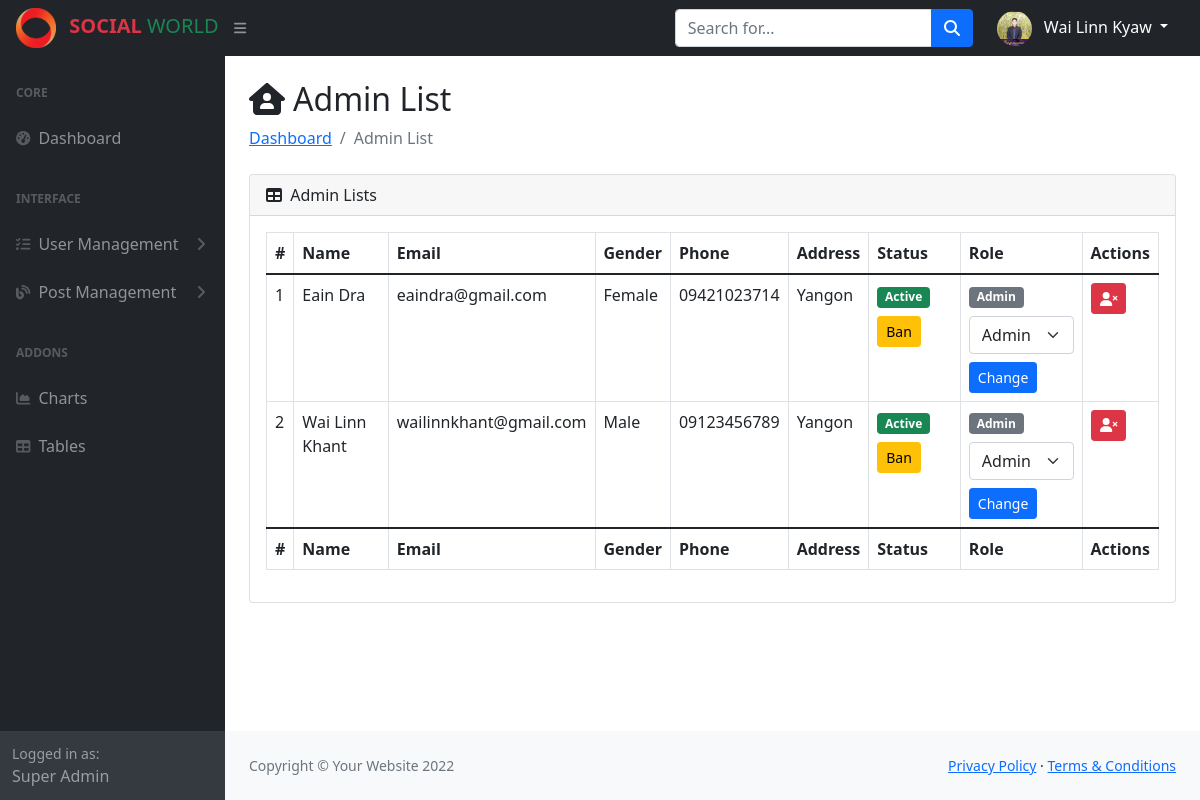
/views/backend/admin.php?page=adminlist (signed in), run on the app's committed database.
### tables this page shows
CREATE TABLE `users` (
  `id` int(11) NOT NULL,
  `name` varchar(255) DEFAULT NULL,
  `email` varchar(255) DEFAULT NULL,
  `password` varchar(255) DEFAULT NULL,
  `profile` varchar(255) DEFAULT '1.png',
  `phone` varchar(255) DEFAULT NULL,
  `address` varchar(255) DEFAULT NULL,
  `gender` char(10) DEFAULT NULL,
  `position` varchar(255) DEFAULT NULL,
  `background` varchar(255) DEFAULT 'back-theme.jpg',
  `status` char(20) NOT NULL DEFAULT 'Approve',
  `role_id` int(11) DEFAULT NULL,
  `created_at` timestamp NOT NULL DEFAULT current_timestamp() ON UPDATE current_timestamp(),
  `updated_at` datetime NOT NULL DEFAULT current_timestamp()
);

CREATE TABLE `roles` (
  `id` int(11) NOT NULL,
  `roleName` varchar(255) DEFAULT NULL,
  `value` int(11) DEFAULT NULL
);

### app/QueryBuilder.php (called while the page is built, shortened)
<?php
class QueryBuilder{
    private $conn;
    public function __construct($connection){
        $this->conn = $connection;
        return $this->conn;
    }
    public function getAll($table, $cols, $join, $where, $order){
        $sql = "SELECT $cols FROM $table";
        if($join != null){
            $sql .= " $join";
        }
        if($where != null){
            $sql .= " WHERE $where";
        }
        if($order != null){
            $sql .= " ORDER BY $order";
        }
        $stmt = $this->conn->prepare($sql);
        $stmt->execute();
        $results = $stmt->fetchAll(PDO::FETCH_ASSOC);
        return $results;
    }
}
?>

### views/backend/users/adminlist.php (the view, shortened to what this page needs)
<div class="container-fluid mt-4 px-4">
                        <h2 class=""><i class="fas fa-home-user me-2"></i>Admin List</h2>
                        <ol class="breadcrumb mb-4">
                            <li class="breadcrumb-item"><a href="admin.php">Dashboard</a></li>
                            <li class="breadcrumb-item active">Admin List</li>
                        </ol>
                        <div class="card mb-4">
                            <div class="card-header">
                                <i class="fas fa-table me-1"></i>
                                Admin Lists
                            </div>
                            <div class="card-body">
                                <table id="datatablesSimple" class="table table-hovered table-bordered">
                                    <thead>
                                        <tr>
                                            <th>#</th>
                                            <th>Name</th>
                                            <th>Email</th>
                                            <th>Gender</th>
                                            <th>Phone</th>
                                            <th>Address</th>
                                            <th>Status</th>
                                            <th>Role</th>
                                            <th>Actions</th>
                                        </tr>
                                    </thead>
                                    <tfoot>
                                        <tr>
                                            <th>#</th>
                                            <th>Name</th>
                                            <th>Email</th>
                                            <th>Gender</th>
                                            <th>Phone</th>
                                            <th>Address</th>
                                            <th>Status</th>
                                            <th>Role</th>
                                            <th>Actions</th>
                                        </tr>
                                    </tfoot>
                                    <tbody>
                                        <?php
                                        $no = 1;
                                        foreach($admins as $admin): ?>
                                            <tr>
                                                <td><?= $no++ ?></td>
                                                <td><?= $admin['name'] ?></td>
                                                <td><?= $admin['email'] ?></td>
                                                <td><?= $admin['gender'] ?></td>
                                                <td><?= $admin['phone'] ?></td>
                                                <td><?= $admin['address'] ?></td>
                                                <td>
                                                    <?php if($admin['status']=="Approve"): ?>
                                                        <span class="badge text-bg-success mb-2">Active</span>
                                                        <?php if($_SESSION['user']['value']==3): ?>
                                                        <form class="d-inline" action="../../controllers/UserController.php" method="post">
                                                            <button type="submit" class="btn btn-sm btn-warning" >Ban</button>
                                                        </form>
                                                        <?php endif ?>
                                                    <?php endif ?>
                                                </td>
                                                <td>
                                                    <?php if($admin['value']==1): ?>
                                                    <span class="badge text-bg-secondary"><?= $admin['roleName'] ?></span>
                                                    <?php if($_SESSION['user']['value']==3): ?>
                                                    <form action="../../controllers/UserController.php" method="post">
                                                        <select class="form-select mt-2" name="role_id" id="role_id">
                                                            <?php foreach($roles as $role): ?>
                                                            <option class="<?php if($role['id']==3){ echo 'd-none'; } ?>" value="<?= $role['id'] ?>" <?= $admin['role_id']==$role['id'] ? "selected" : null ?>><?= $role['roleName'] ?></option>
                                                            <?php endforeach ?>
                                                        </select>
                                                        <button class="btn btn-sm btn-primary mt-2" type="submit">Change</button>
                                                    </form>
                                                    <?php endif ?>
                                                    <?php elseif($admin['value']==3): ?>
                                                    <span class="badge text-bg-dark"><?= $admin['roleName'] ?></span>
                                                    <?php elseif($admin['value']==2): ?>
                                                    <span class="badge text-bg-success"><?= $admin['roleName'] ?></span>
                                                    <?php endif ?>
                                                </td>
                                                <td>
                                                    <?php if($_SESSION['user']['value']==3): ?>
                                                        <button class="btn btn-sm btn-danger delete_id" data-id="<?= $admin['id'] ?>" data-bs-target="#userdelete" data-bs-toggle="modal"><i class="fas fa-user-xmark"></i></button>
                                                    <?php endif ?>
                                                </td>
                                            </tr>
                                        <?php endforeach ?>
                                    </tbody>
                                </table>
                            </div>
                        </div>
                    </div>

### data on the page
users: name "Eain Dra", email "eaindra@gmail.com", gender "Female", phone "09421023714", address "Yangon", role.roleName "Admin", role_id "Admin"
users: name "Wai Linn Khant", email "wailinnkhant@gmail.com", gender "Male", phone "09123456789", address "Yangon", role.roleName "Admin", role_id "Admin"

### other printed values
$_SESSION['user']['name'] "Wai Linn Kyaw"
$_SESSION['user']['roleName'] "Super Admin"
